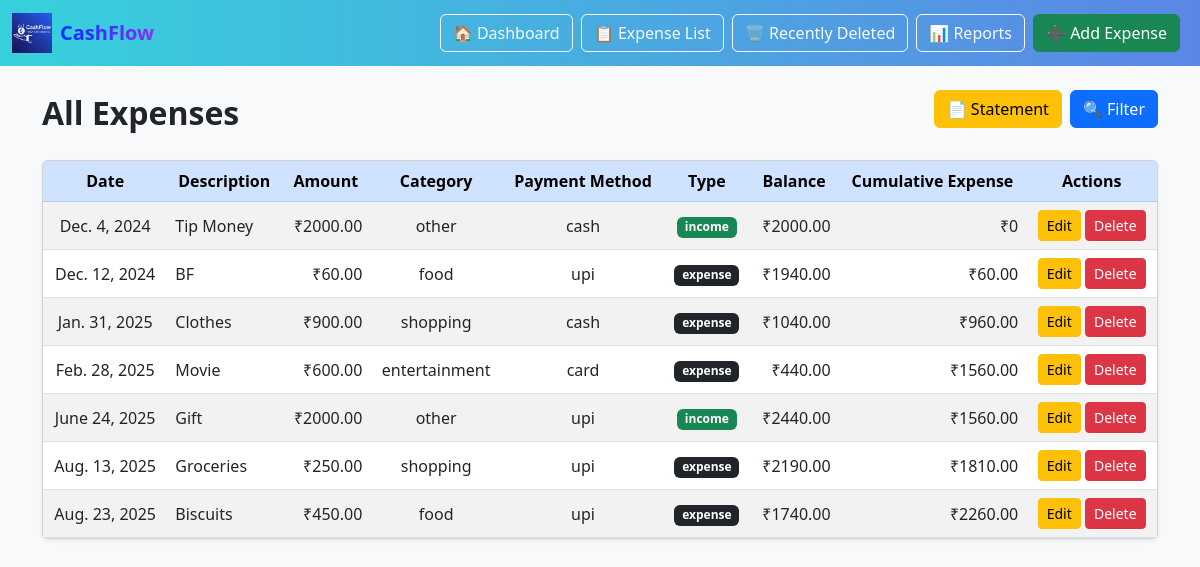
Page /list/ on the committed database.
### expenses/models.py (models this page shows, shortened)
class Expense(models.Model):
    CATEGORY_CHOICES = [
        ('food', 'Food'),
        ('travel', 'Travel'),
        ('shopping', 'Shopping'),
        ('entertainment', 'Entertainment'),
        ('other', 'Other'),
    ]
    PAYMENT_CHOICES = [
        ('cash', 'CASH'),
        ('card', 'CARD'),
        ('upi', 'UPI'),
    ]
    TYPE_CHOICES = [
        ('expense', 'EXPENSE'),
        ('income', 'INCOME'),
    ]
    description = models.CharField(max_length=255)
    amount = models.DecimalField(max_digits=10, decimal_places=2)
    category = models.CharField(max_length=50, choices=CATEGORY_CHOICES)
    payment_method = models.CharField(max_length=50, choices=PAYMENT_CHOICES, default='upi')
    type = models.CharField(max_length=10, choices=TYPE_CHOICES, default='expense')
    date = models.DateField()
    is_deleted = models.BooleanField(default=False)

### expenses/views.py (the view)
# urls.py: path("list/", views.expense_list, name="expense_list"),
def expense_list(request):
    expenses = Expense.objects.filter(is_deleted=False).order_by('date', 'id')
    category = request.GET.get('category')
    exp_type = request.GET.get('type')
    start_date = request.GET.get('start_date')
    end_date = request.GET.get('end_date')
    if category:
        expenses = expenses.filter(category=category)
    if exp_type:
        expenses = expenses.filter(type__iexact=exp_type.lower())
    if start_date:
        expenses = expenses.filter(date__gte=start_date)
    if end_date:
        expenses = expenses.filter(date__lte=end_date)
    cumulative_expense = 0
    total_income = 0
    expense_data = []
    for exp in expenses:
        if exp.type.lower() == 'income':
            total_income += exp.amount
        else:
            cumulative_expense += exp.amount
        balance = total_income - cumulative_expense
        expense_data.append({
            'id': exp.id,
            'description': exp.description,
            'amount': exp.amount,
            'category': exp.category,
            'payment_method': exp.payment_method,
            'type': exp.type,
            'date': exp.date,
            'cumulative_expense': cumulative_expense,
            'balance': balance,
        })
    categories = Expense.objects.filter(is_deleted=False).values_list('category', flat=True).distinct()
    context = {
        'expenses': expense_data,
        'categories': categories,
    }
    return render(request, 'expenses/expense_list.html', context)

### expenses/templates/expenses/expense_list.html (shortened to what this page needs)
{% load static %}
<!DOCTYPE html>
<html lang="en">
<head>
    <link href="https://cdn.jsdelivr.net/npm/bootstrap@5.3.0/dist/css/bootstrap.min.css" rel="stylesheet">
</head>
<body class="bg-light">
<nav class="navbar navbar-expand-lg navbar-dark"
     style="background: linear-gradient(90deg, #36d1dc, #5b86e5);">
    <div class="container-fluid">
        <a class="navbar-brand d-flex align-items-center" href="{% url 'dashboard' %}">
                <img src="{% static 'expenses/CashFlow.png' %}" alt="CashFlow Logo" height="40" class="me-2">
                <span class="brand-gradient">CashFlow</span>
            </a>
        <div class="d-flex">
            <a href="{% url 'dashboard' %}" class="btn btn-outline-light me-2">🏠 Dashboard</a>
            <a href="{% url 'expense_list' %}" class="btn btn-outline-light me-2">📋 Expense List</a>
            <a href="{% url 'recently_deleted' %}" class="btn btn-outline-light me-2">🗑 Recently Deleted</a>
            <a href="{% url 'reports' %}" class="btn btn-outline-light me-2">📊 Reports</a>
            <a href="{% url 'add_expense' %}" class="btn btn-success me-2">➕ Add Expense</a>
        </div>
    </div>
</nav>
    <div class="container mt-4">
        <div class="d-flex justify-content-between align-items-center mb-3">
            <h2 class="fw-semibold text-dark">All Expenses</h2>
            <div class="d-flex justify-content-between align-items-center mb-3">
    <div class="d-flex">
        <a href="#" class="btn btn-warning me-2">
            📄 Statement
        </a>
        <button class="btn btn-primary" type="button" data-bs-toggle="collapse" data-bs-target="#filterForm">
            🔍 Filter
        </button>
    </div>
</div>
        </div>
        <div class="card shadow-sm">
            <div class="card-body p-0">
                <table class="table table-striped table-hover align-middle mb-0">
                    <thead class="table-primary">
                        <tr class="text-center">
                            <th scope="col">Date</th>
                            <th scope="col">Description</th>
                            <th scope="col">Amount</th>
                            <th scope="col">Category</th>
                            <th scope="col">Payment Method</th>
                            <th scope="col">Type</th>
                            <th scope="col">Balance</th>
                            <th scope="col">Cumulative Expense</th>
                            <th scope="col">Actions</th>
                        </tr>
                    </thead>
                    <tbody>
                        {% for expense in expenses %}
                        <tr>
                            <td class="text-center">{{ expense.date }}</td>
                            <td>{{ expense.description }}</td>
                            <td class="text-end">₹{{ expense.amount }}</td>
                            <td class="text-center">{{ expense.category }}</td>
                            <td class="text-center">{{ expense.payment_method }}</td>
                            <td class="text-center">
                                {% if expense.type == "expense" %}
                                    <span class="badge bg-dark">{{ expense.type }}</span>
                                {% else %}
                                    <span class="badge bg-success">{{ expense.type }}</span>
                                {% endif %}
                            </td>
                            <td class="text-end">₹{{ expense.balance }}</td>
                            <td class="text-end">₹{{ expense.cumulative_expense }}</td>
                            <td class="text-center">
                                <a href="{% url 'edit_expense' expense.id %}" class="btn btn-sm btn-warning">Edit</a>
                                <button type="button" class="btn btn-sm btn-danger" data-bs-toggle="modal" data-bs-target="#deleteModal{{ expense.id }}">
                                    Delete
                                </button>
                            </td>
                        </tr>
                        {% empty %}
                        <tr>
                            <td colspan="9" class="text-center text-muted py-3">No expenses recorded yet.</td>
                        </tr>
                        {% endfor %}
                    </tbody>
                </table>
            </div>
        </div>
    </div>
</body>
</html>

### expenses/templates/expenses/expense_list.html (style rules this page uses)
.brand-gradient { background: linear-gradient(90deg, #002fff, #8d2ff8); -webkit-background-clip: text; -webkit-text-fill-color: transparent; font-weight: bold; }

### rows in the picture
Expense: date "Dec. 4, 2024", description "Tip Money", amount "2000.00", category "other", payment_method "cash", type "income"
Expense: date "Dec. 12, 2024", description "BF", amount "60.00", category "food", payment_method "upi", type "expense"
Expense: date "Jan. 31, 2025", description "Clothes", amount "900.00", category "shopping", payment_method "cash", type "expense"
Expense: date "Feb. 28, 2025", description "Movie", amount "600.00", category "entertainment", payment_method "card", type "expense"
Expense: date "June 24, 2025", description "Gift", amount "2000.00", category "other", payment_method "upi", type "income"
Expense: date "Aug. 13, 2025", description "Groceries", amount "250.00", category "shopping", payment_method "upi", type "expense"
Expense: date "Aug. 23, 2025", description "Biscuits", amount "450.00", category "food", payment_method "upi", type "expense"

### other values in the picture
{{ expense.balance }} "2000.00" "1940.00" "1040.00" "440.00" "2440.00" "2190.00" "1740.00"
{{ expense.cumulative_expense }} "0" "60.00" "960.00" "1560.00" "1560.00" "1810.00" "2260.00"
